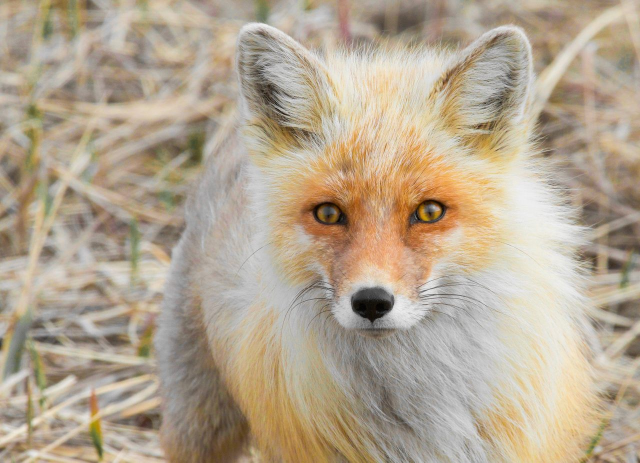
#> input picture stock.png, 1280 x 925 px (shown at 1/2 size)
$ jupyter execute dwt.ipynb
#> lines starting #> are read from the running program, lines starting #| are printed output that depends on the picture; pictures that were not available may be replaced by others from this repository, and a replacement may not be noted
[cell 1]
import numpy as np
from PIL import Image
import pywt
import cv2

[cell 2]
src = 'stock.png'

img = Image.open(src, 'r')
#> img is the input picture: PIL image 1280x925 RGB; mean R, G, B 179.7, 165.3, 144.6
width, height = img.size
#> width = 1280; height = 925
array = np.array(list(img.getdata()))

print(array)
#> (printed output is left out)

if img.mode == 'RGB':
    n = 3
elif img.mode == 'RGBA':
    n = 4
total_pixels = array.size//n
#> total_pixels = 1184000

print (total_pixels)
#| 1184000

message = "This is a secret message"
message += "$t3g0"
b_message = ''.join([format(ord(i), "08b") for i in message])

print(b_message)

[cell 3]
def Encode(src, message, dest):

    img = Image.open(src, 'r')
    width, height = img.size
    array = np.array(list(img.getdata()))

    if img.mode == 'RGB':
        n = 3
    elif img.mode == 'RGBA':
        n = 4
    total_pixels = array.size//n

    message += "$t3g0"
    b_message = ''.join([format(ord(i), "08b") for i in message])
    req_pixels = len(b_message)

    if req_pixels > total_pixels:
        print("ERROR: Need larger file size")

    else:
        index=0
        for p in range(total_pixels):
            for q in range(0, 3):
                if index < req_pixels:
                    array[p][q] = int(bin(array[p][q])[2:9] + b_message[index], 2)
                    index += 1

        array=array.reshape(height, width, n)
        enc_img = Image.fromarray(array.astype('uint8'), img.mode)
        enc_img.save(dest)
        print("Image Encoded Successfully")

[cell 4]
import cv2
import pywt
import numpy as np
import matplotlib.pyplot as plt

# Read the host image
host = cv2.imread('person.jpeg')
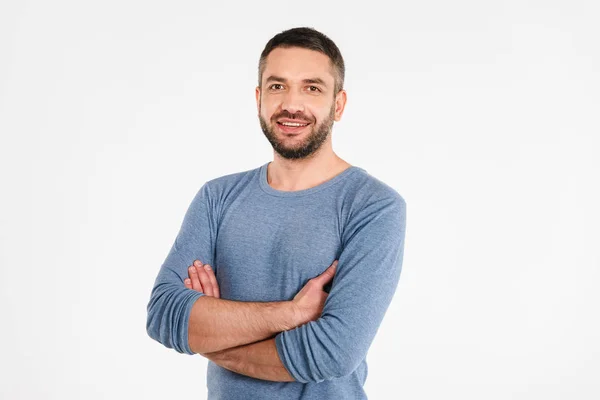
#> input picture person.jpeg, 600 x 400 px
#> host is the input picture: shape (400, 600, 3); mean B, G, R 220.5, 217.9, 219.1
m, n, p = host.shape
#> m = 400; n = 600; p = 3

# Display original image
plt.subplot(1, 3, 1)
plt.imshow(cv2.cvtColor(host, cv2.COLOR_BGR2RGB))
plt.title('Original Image')

# Perform DWT on the host image using Haar wavelet
coeffs_host = pywt.dwt2(host, 'haar')
host_LL, (host_LH, host_HL, host_HH) = coeffs_host

# Read and resize the watermark image
water_mark = cv2.imread('colors.png')
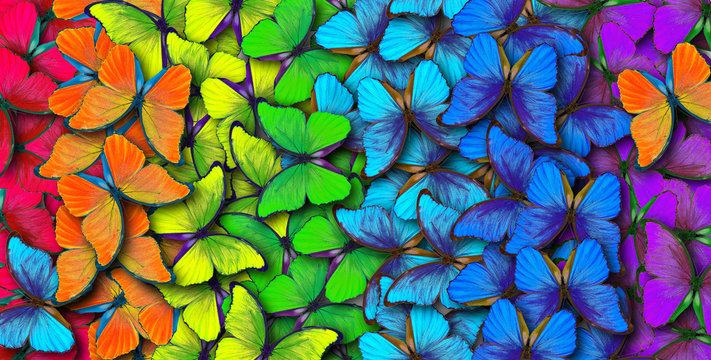
#> input picture colors.jpg, 711 x 360 px, given in place of colors.png, which was not available
#> water_mark is the input picture: shape (360, 711, 3); mean B, G, R 99.8, 108.6, 96.1
water_mark = cv2.resize(water_mark, (n, m))
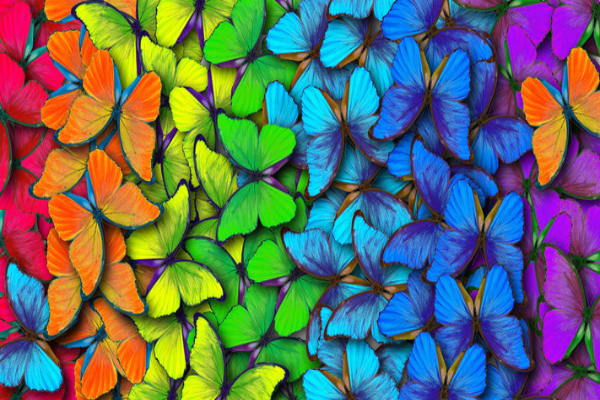
#> water_mark: shape (400, 600, 3); mean B, G, R 99.7, 108.5, 96

# Display watermark image
plt.subplot(1, 3, 2)
plt.imshow(cv2.cvtColor(water_mark, cv2.COLOR_BGR2RGB))
plt.title('Watermark')

# Perform DWT on the watermark image using Haar wavelet
coeffs_water_mark = pywt.dwt2(water_mark, 'haar')
water_mark_LL, (water_mark_LH, water_mark_HL, water_mark_HH) = coeffs_water_mark

# Watermark the host image
watermarked_LL = host_LL + (0.03 * water_mark_LL)
watermarked = pywt.idwt2((watermarked_LL, (host_LH, host_HL, host_HH)), 'haar')

# Display watermarked image
plt.subplot(1, 3, 3)
plt.imshow(np.uint8(watermarked))
plt.title('Watermarked Image')

# Save the watermarked image
cv2.imwrite('Watermarked.png', cv2.cvtColor(np.uint8(watermarked), cv2.COLOR_RGB2BGR))
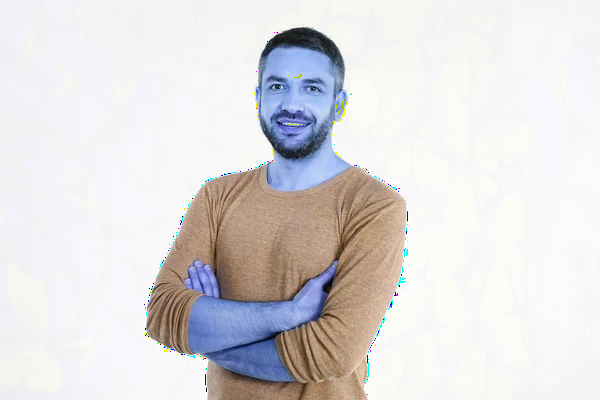
#> saved as Watermarked.png: shape (400, 600, 3); mean B, G, R 221.3, 220.3, 222.7

# Show the plots
plt.show()
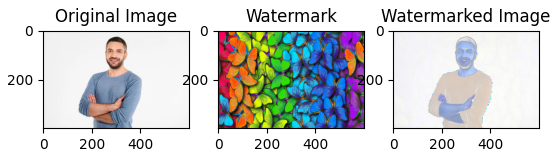
#> figure drawn by matplotlib, 3 panels

y = 'Watermarked successfully'
print(y)
